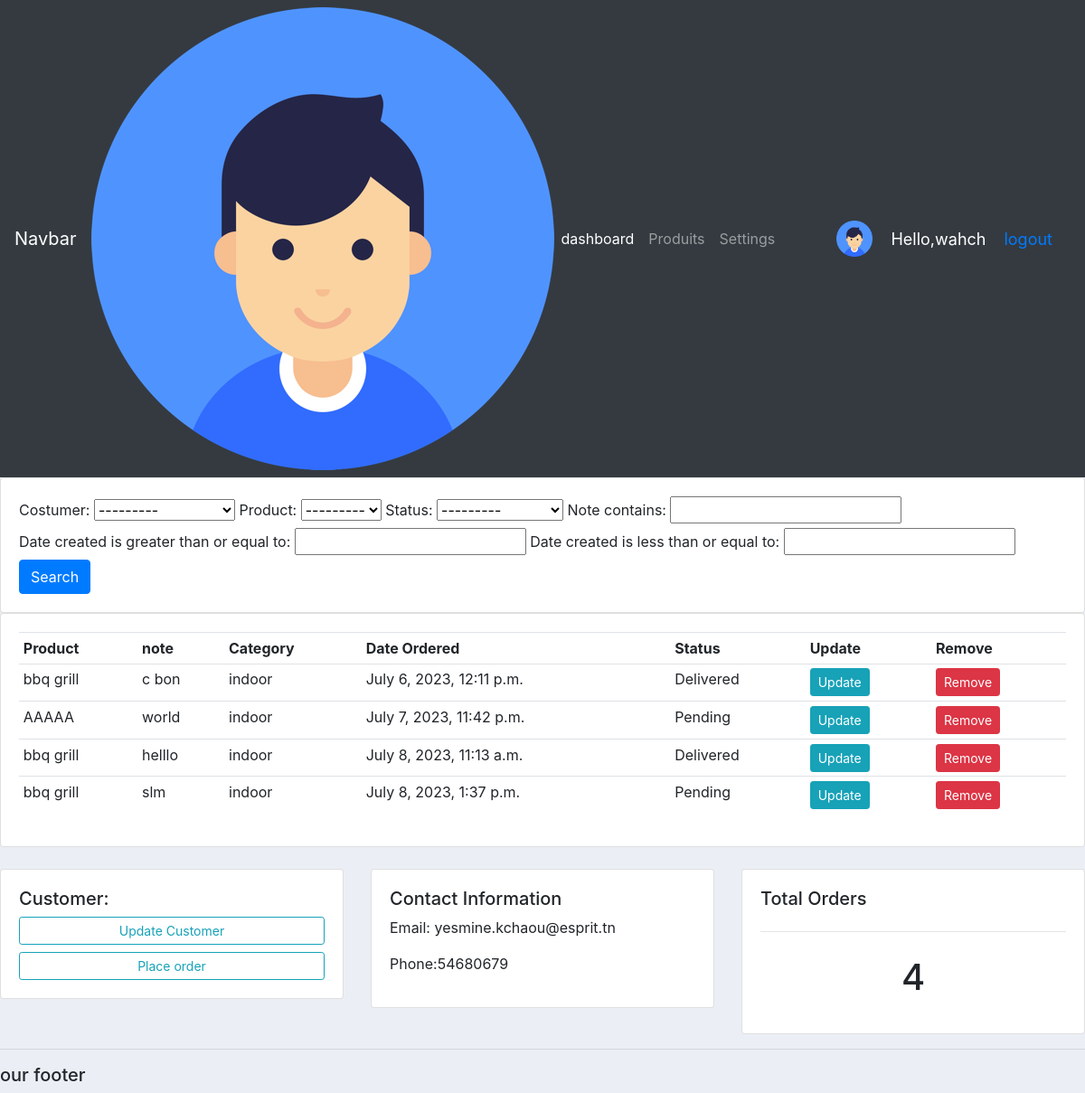
The app's page /costume/2/ (signed in) with its own data.
### accounts/models.py (models this page shows, shortened)
class customer(models.Model):
    user = models.OneToOneField(User , null=True , blank=True ,  on_delete=models.CASCADE)
    name = models.CharField(max_length=200 , null=True)
    phone = models.CharField(max_length=200 , null=True)
    email = models.CharField(max_length=200 , null=True)
    profile_pic = models.ImageField(default='profile1.png' ,  null=True , blank=True)
    date_created = models.DateTimeField(auto_now_add=True , null=True)
    def __str__(self):
        return self.name

class Order(models.Model):
    STATUS =(
        ('Pending','Pending') ,
        ('Out for delivery','Out for delivery') ,
        ('Delivered','Delivered') ,
    )
    Costumer = models.ForeignKey(customer,null=True,on_delete=models.SET_NULL)
    product  = models.ForeignKey(Product,null=True,on_delete=models.SET_NULL)
    date_created = models.DateTimeField(auto_now_add=True , null=True)
    status = models.CharField(max_length=200 , null=True , choices=STATUS)
    note = models.CharField(max_length=1000 , null=True )

class Product(models.Model):
    CATEGORY =(
        ('indoor','indoor') ,
        ('Outdoor','Outdoor') ,
        )
    name = models.CharField(max_length=200 , null=True)
    price = models.FloatField(null=True)
    Category = models.CharField(max_length=200 , null=True , choices=CATEGORY)
    description = models.CharField(max_length=200 , null=True , blank=True)
    product_pic = models.ImageField(default='profile1.png' ,  null=True , blank=True)
    date_created = models.DateTimeField(auto_now_add=True , null=True)
    tags = models.ManyToManyField(Tag)
    def __str__(self):
        return self.name

### accounts/decorators.py (the view)
        def wrapper_func(request,*args,**kwargs):
            group = None
            if request.user.groups.exists():
                group = request.user.groups.all()[0].name
            if group in allowed_roles:
               return view_func(request,*args,**kwargs)
            else:
                return HttpResponse('non autorise')

### accounts/views.py (called while the page is built)
@login_required(login_url='login')
@allowed_users(allowed_roles=['admin'])
def costume(request , pk_test):
     costumer = customer.objects.get(id=pk_test)
     orders = costumer.order_set.all()
     order_count =  orders.count()
     myFilter = OrderFilter(request.GET , queryset=orders)
     orders=myFilter.qs
     context = {'costumer':costumer ,'orders': orders ,'order_count': order_count ,'myFilter': myFilter}
     return render(request,'accounts/costume.html',context)

### accounts/templates/accounts/costume.html
{% extends 'accounts/main.html' %}
{% block content %}
<div class="row">
    <div class="col">
      <div class="card card-body">
        <form method="get">
          {{myFilter.form}}
          <button class="btn btn-primary" type="submit">Search</button>
        </form>
      </div>
    </div>
  </div>
  <div class="row">
    <div class="col-md">
      <div class="card card-body">
        <table class="table table-sm">
          <tr>
            <th>Product</th>
            <th>note</th>
            <th>Category</th>
            <th>Date Ordered</th>
            <th>Status</th>
            <th>Update</th>
            <th>Remove</th>
          </tr>
          {% for order in orders %}
          <tr>
            <td>{{order.product}}</td>
            <td>{{order.note}}</td>
            <td>{{order.product.Category}}</td>
            <td>{{order.date_created}}</td>
            <td>{{order.status}}</td>
            <td><a class="btn btn-primary btn-sm btn-info" href="{% url 'update_order' order.id %}">Update</a></td>
            <td><a class="btn btn-primary btn-sm btn-danger" href="{% url 'delete_order' order.id %}">Remove</a></td>
          </tr>
          {% endfor %}
        </table>
      </div>
      <br>
      <div class="row">
        <div class="col-md">
          <div class="card card-body">
            <h5>Customer:</h5>
            <a class="btn btn-outline-info btn-sm btn-block" href="#">Update Customer</a>
            <a class="btn btn-outline-info btn-sm btn-block" href="{% url 'create_order' costumer.id %}">Place order</a>
          </div>
        </div>
        <div class="col-md">
          <div class="card card-body">
            <h5>Contact Information</h5>
            <p>Email: {{costumer.email}}</p>
            <p>Phone:{{costumer.phone}}</p>
          </div>
        </div>
        <div class="col-md">
          <div class="card card-body">
            <h5>Total Orders</h5>
            <hr>
            <h1 style="text-align: center; padding: 10px;">{{order_count}}</h1>
          </div>
        </div>
      </div>
    </div>
  </div>
{% endblock%}

### accounts/templates/accounts/navbar.html (shortened to what this page needs)
{% load static %}
<nav class="navbar navbar-expand-lg navbar-dark bg-dark">
    <a class="navbar-brand" href="{% url 'home' %}">Navbar</a>
    <img src="{% static 'images/profile1.png'%}" alt="">
    <div class="collapse navbar-collapse" id="navbarNav">
      <ul class="navbar-nav">
        {% if request.user.is_staff%}
        <li class="nav-item active">
          <a class="nav-link" href="{% url 'home' %}">dashboard </a>
        </li>
        {% endif %}
        <li class="nav-item">
          <a class="nav-link" href="{% url 'produit'  %}">Produits</a>
        </li>
        <li class="nav-item">
          <a class="nav-link" href="{% url 'account'  %}">Settings</a>
        </li>
      </ul>
    </div>
    <span class="hello-msg"><img class="profile-pic" src="{{request.user.customer.profile_pic.url	}}" ></span>
    <span class="hello-msg"> Hello,{{request.user}} </span>
    <span class="hello-msg"><a href="{% url 'logout'%}">logout</a></span>
  </nav>

### static/css/main.css (style rules this page uses)
body { background-color: #ebeff5; }

### accounts/templates/accounts/navbar.html (style rules this page uses)
.hello-msg { font-size: 18PX; color: #fff; margin-right:20PX ; }
.navbar .profile-pic { width: 40px; height: 40px; }

### records on screen
Order: product "bbq grill", note "c bon", product.Category "indoor", date_created "July 6, 2023, 12:11 p.m.", status "Delivered"
Order: product "AAAAA", note "world", product.Category "indoor", date_created "July 7, 2023, 11:42 p.m.", status "Pending"
Order: product "bbq grill", note "helllo", product.Category "indoor", date_created "July 8, 2023, 11:13 a.m.", status "Delivered"
Order: product "bbq grill", note "slm", product.Category "indoor", date_created "July 8, 2023, 1:37 p.m.", status "Pending"
customer: email "yesmine.kchaou@esprit.tn", phone "54680679"

### other values on screen
{{ request.user }} "wahch"
{{ order_count }} "4"
